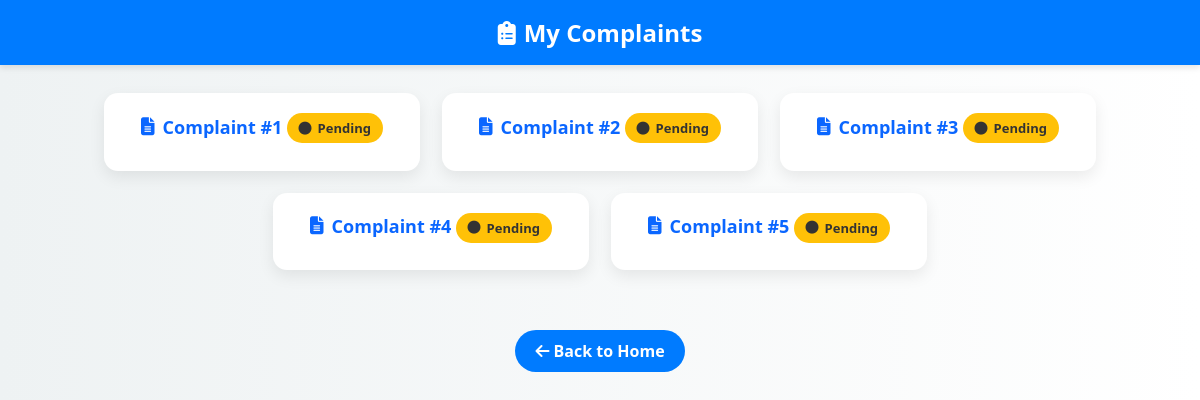
/mycomplaints (signed in), run on an earlier commit of the app's database.
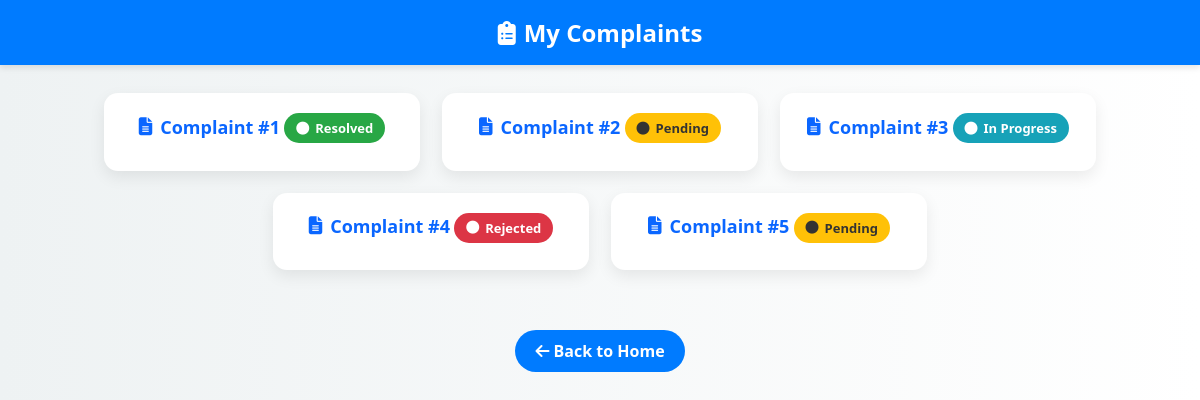
And on a later commit of the database.
### tables this page shows
CREATE TABLE complaints (
                        id INTEGER PRIMARY KEY AUTOINCREMENT,
                        user_phone TEXT NOT NULL,
                        name TEXT,
                        phone TEXT,
                        district TEXT,
                        block TEXT,
                        gp TEXT,
                        village TEXT,
                        post TEXT,
                        pincode TEXT,
                        department TEXT,
                        complaint TEXT,
                        proof TEXT, status TEXT DEFAULT 'Pending', admin_proof TEXT, updated_at TEXT,
                        FOREIGN KEY(user_phone) REFERENCES users(phone)
                    );

### Civicissueproject/tempCodeRunnerFile.py (the view)
@app.route("/mycomplaints")
def mycomplaints():
    if session.get("role") == "user":
        user_phone = session.get("user")
        conn = sqlite3.connect(DB_NAME)
        c = conn.cursor()
        c.execute("""
            SELECT id, district, block, gp, village, post, pincode, department, complaint, proof, status
            FROM complaints WHERE user_phone=?
        """, (user_phone,))
        complaints = c.fetchall()
        conn.close()
        return render_template("mycomplaints.html", complaints=complaints)
    return redirect(url_for("home"))

### Civicissueproject/templates/mycomplaints.html (shortened to what this page needs)
<!DOCTYPE html>
<html lang="en">
<head>
  <link rel="stylesheet" href="{{ url_for('static', filename='css/mycomplaints.css') }}">
  <link rel="stylesheet" href="https://cdnjs.cloudflare.com/ajax/libs/font-awesome/6.5.0/css/all.min.css">
</head>
<body>
  <header>
    <h2><i class="fas fa-clipboard-list"></i> My Complaints</h2>
  </header>
  <section class="complaints-container">
    {% if complaints %}
      {% for c in complaints %}
      <div
        class="complaint-card"
        role="button"
        tabindex="0"
        data-id="{{ c[0] }}"
        data-district="{{ c[1]|e }}"
        data-block="{{ c[2]|e }}"
        data-gp="{{ c[3]|e }}"
        data-village="{{ c[4]|e }}"
        data-post="{{ c[5]|e }}"
        data-pincode="{{ c[6]|e }}"
        data-department="{{ c[7]|e }}"
        data-complaint="{{ c[8]|e }}"
        data-proof="{{ c[9] or '' }}"
        data-status="{{ (c[10] or 'Pending')|e }}"
        onclick="openModal(this)"
        onkeydown="if(event.key==='Enter'||event.key===' '){openModal(this)}"
      >
        <h3><i class="fas fa-file-alt"></i> Complaint #{{ c[0] }}</h3>
        <span class="status-pill {{ ((c[10] or 'Pending')|lower|replace(' ', '-')) }}">
          <i class="fas fa-circle"></i> {{ c[10] or 'Pending' }}
        </span>
      </div>
      {% endfor %}
    {% else %}
      <p class="no-data"><i class="fas fa-folder-open"></i> You haven’t submitted any complaints yet.</p>
    {% endif %}
  </section>
  <footer>
    <a href="{{ url_for('home') }}" class="back-btn"><i class="fas fa-arrow-left"></i> Back to Home</a>
  </footer>
</body>
</html>

### Civicissueproject/static/css/mycomplaints.css (style rules this page uses)
body { font-family: "Segoe UI", Arial, sans-serif; background: linear-gradient(to right, #eef2f3, #ffffff); margin: 0; color: #333; }
header { background: #007bff; color: #fff; padding: 16px; text-align: center; box-shadow: 0 3px 6px rgba(0,0,0,.1); }
header h2 { margin: 0; font-size: 24px; display: inline-flex; align-items: center; gap: 8px; }
.complaints-container { display: flex; flex-wrap: wrap; justify-content: center; gap: 22px; padding: 28px 18px 40px; }
.complaint-card { width: 280px; background: #fff; border-radius: 14px; box-shadow: 0 6px 16px rgba(0,0,0,.08); padding: 20px 18px; text-align: center; cursor: pointer; transition: transform .25s ease, box-shadow .25s ease; }
.complaint-card h3 { margin: 0 0 12px; font-size: 18px; color: #0a66ff; display: inline-flex; align-items: center; gap: 8px; }
.status-pill { display: inline-flex; align-items: center; gap: 6px; padding: 6px 12px; border-radius: 999px; font-size: 13px; font-weight: 700; color: #fff; }
.status-pill.pending { background: #ffc107; color: #333; }
.status-pill.resolved { background: #28a745; }
.status-pill.rejected { background: #dc3545; }
.status-pill.in-progress { background: #17a2b8; }
footer { text-align: center; padding: 20px; }
.back-btn { display: inline-block; padding: 10px 20px; background: #007bff; color: #fff; border-radius: 25px; text-decoration: none; font-weight: 700; transition: background .25s ease; }

What changed in the data, as far as the page shows it:
changed complaints id 1: status "Pending" → "Resolved"
changed complaints id 3: status "Pending" → "In Progress"
changed complaints id 4: status "Pending" → "Rejected"
